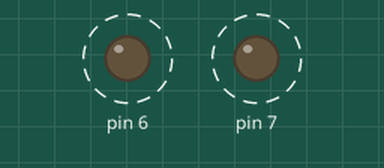
This sketch was run on a simulated Arduino Uno, built with avr-gcc and run on an emulated ATmega328P. On the bench: output pins drawn as LEDs (lit = HIGH). Dashed ring = blinking.

Above: at 0.2 s.
Timing chart, 0 to 4.6 s (numbered marks = the images above):
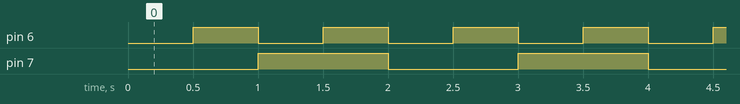

Measured:
- by itself, pin 6: alternates HIGH for 0.50 s and LOW for 0.50 s
- by itself, pin 7: alternates HIGH for 1.0 s and LOW for 1.0 s
- by itself, everything shown: repeats every 2.0 s, in 4 steps

The sketch:

Aula2.ino
```cpp
int main(void)
{
  /* Configurando os pinos PD7 e PDS como saída (sem mascaramento).
    Todos os bits, representantes dos pinos, que tiverem nível lógico:
    1 (HIGH) - serão saída e O (LOW) - serão entrada
    Exemplo: PINOS Px. =7 6 543210
    BINARIO = 10100000
    HEX = Ox À | 0 => OXAO
  */
  DDRD = 0b11000000;  // PD7 e PD6

  while (1) // loop infinito
  {
    /*
      No exemplo abaixo ficará piscando os leds VERDE e VERMELHO, de acordo
      com a montagem.
    */
    PORTD = 0b00000000;
    _delay_ms(500); // delay ms contabiliza em ms
    PORTD = 0b01000000;
    _delay_ms(500); // delay de 0,5s.
    PORTD = 0b10000000;
    _delay_ms(500); // delay de 0,5s.
    PORTD = 0b11000000;
    _delay_ms(500); // delay de 0,5s.

  }
}
```
